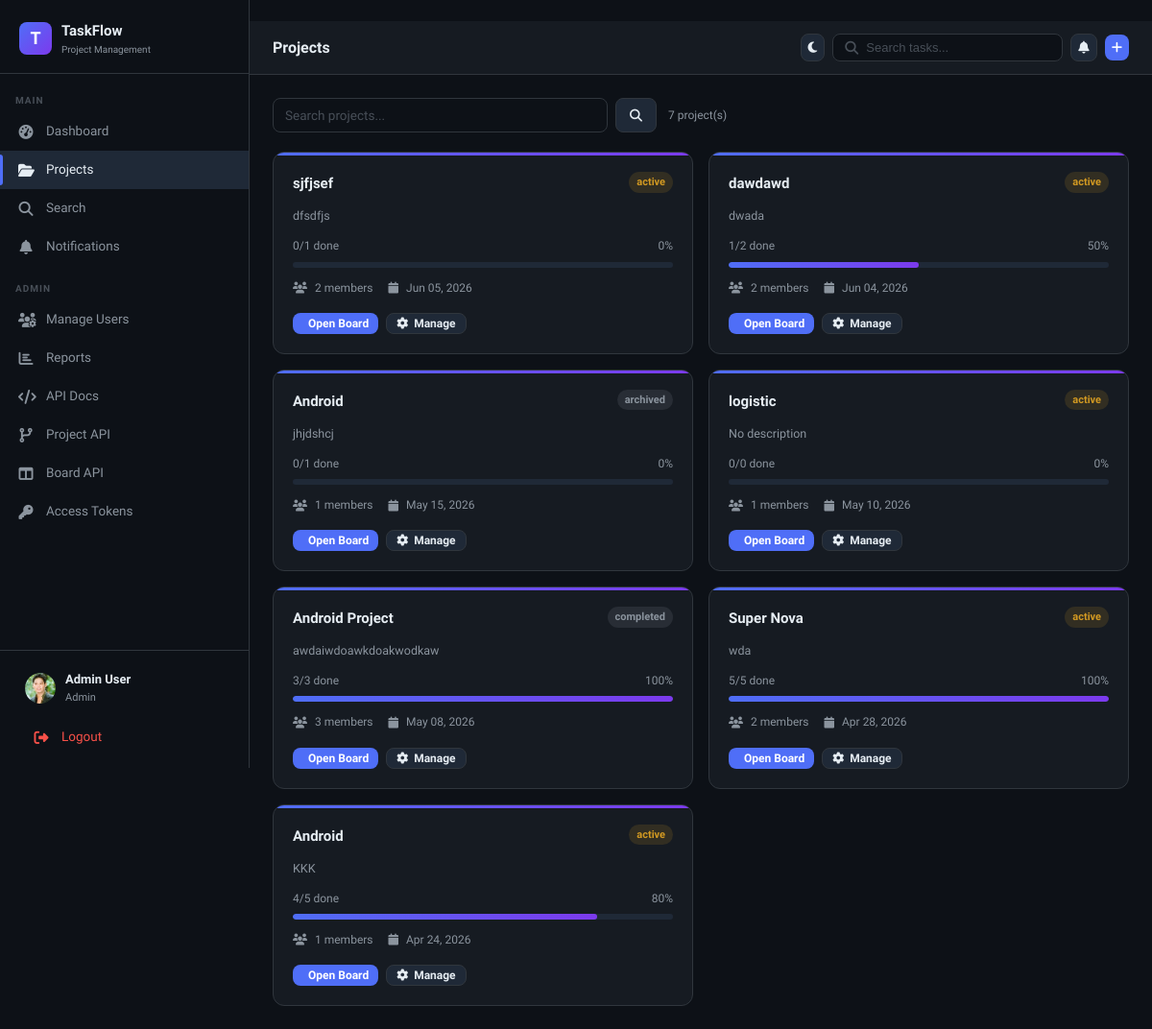
The page /projects/ (signed in) on the database its author committed.
### core/models.py (models this page shows, shortened)
class User(AbstractUser):
    ROLE_CHOICES = [("admin", "Admin"), ("member", "Member")]
    role = models.CharField(max_length=10, choices=ROLE_CHOICES, default="member")
    avatar = models.ImageField(upload_to="avatars/", blank=True, null=True)
    is_active = models.BooleanField(default=True)
    @property
    def is_admin(self):
        return self.role == "admin"

class Project(models.Model):
    STATUS_CHOICES = [("active", "Active"), ("archived", "Archived")]
    owner = models.ForeignKey(
        User, on_delete=models.CASCADE, related_name="owned_projects"
    )
    name = models.CharField(max_length=150)
    description = models.TextField(blank=True)
    status = models.CharField(
        max_length=20,
        choices=[("active", "Active"), ("completed", "Completed")],
        default="active",
    )
    created_at = models.DateTimeField(auto_now_add=True)
    deadline = models.DateField(null=True, blank=True)
    updated_at = models.DateTimeField(auto_now=True)
    @property
    def total_cards(self):
        return Card.objects.filter(list__board__project=self).count()
    @property
    def done_cards(self):
        return Card.objects.filter(list__board__project=self, status="done").count()
    @property
    def progress(self):
        total = self.total_cards
        return int((self.done_cards / total) * 100) if total > 0 else 0

### core/views.py (the view, shortened to what this page needs)
# urls.py: path('projects/', views.project_list, name='projects'),
@login_required
def project_list(request):
    user = request.user
    if user.is_admin:
        projects = Project.objects.all().order_by("-created_at")
    q = request.GET.get("q", "")
    if q:
        projects = projects.filter(name__icontains=q)
    context = {
        "projects": projects,
        "q": q,
        "unread_count": user.notifications.filter(is_read=False).count(),
    }
    return render(request, "projects/list.html", context)

### templates/projects/list.html (shortened to what this page needs)
﻿{% extends 'base.html' %}
{% block page_title %}Projects{% endblock %}
{% block topbar_extra %}
<a href="{% url 'project_create' %}" class="btn btn-icon btn-primary" title="New Project" aria-label="New Project"><i class="fa-solid fa-plus"></i></a>
{% endblock %}
{% block content %}
<div style="display:flex;align-items:center;gap:12px;margin-bottom:20px">
  <form method="get" style="flex:1;max-width:400px;display:flex;gap:8px">
    <input type="text" name="q" class="form-control" placeholder="Search projects..." value="{{ q }}">
    <button type="submit" class="btn btn-secondary"><i class="fa-solid fa-search"></i></button>
  </form>
  <span class="text-muted text-small">{{ projects|length }} project(s)</span>
</div>
{% if projects %}
<div class="project-grid">
  {% for project in projects %}
  <div class="project-card" style="cursor:default;transform:none">
    <div style="display:flex;justify-content:space-between;align-items:flex-start">
      <div class="project-name">{{ project.name }}</div>
      <span class="badge {% if project.status == 'active' %}badge-doing{% else %}badge-todo{% endif %}">{{ project.status }}</span>
    </div>
    <div class="project-desc">{{ project.description|truncatechars:80|default:"No description" }}</div>
    <div>
      <div style="display:flex;justify-content:space-between;font-size:12px;color:var(--text-muted);margin-bottom:6px">
        <span>{{ project.done_cards }}/{{ project.total_cards }} done</span>
        <span>{{ project.progress }}%</span>
      </div>
      <div class="progress-bar"><div class="progress-fill" style="width:{{ project.progress }}%"></div></div>
    </div>
    <div style="display:flex;align-items:center;gap:8px;font-size:12px;color:var(--text-muted)">
      <i class="fa-solid fa-users"></i> {{ project.members.count }} members
      <i class="fa-solid fa-calendar" style="margin-left:8px"></i> {{ project.created_at|date:"M d, Y" }}
    </div>
    <div style="display:flex;gap:8px;margin-top:4px">
      {% with board=project.boards.first %}
      {% if board %}
      <a href="{% url 'board' project.id board.id %}" class="btn btn-primary btn-sm">
         Open Board
      </a>
      {% endif %}
      {% endwith %}
      <a href="{% url 'project_detail' project.id %}" class="btn btn-secondary btn-sm">
        <i class="fa-solid fa-gear"></i> Manage
      </a>
    </div>
  </div>
  {% endfor %}
</div>
{% endif %}
{% endblock %}

### templates/base.html (shortened to what this page needs)
﻿{% load static %}
<!doctype html>
<html lang="en">
  <head>
    <link rel="stylesheet" href="{% static 'css/main.css' %}" />
    <link rel="stylesheet" href="https://cdnjs.cloudflare.com/ajax/libs/font-awesome/6.5.0/css/all.min.css" />
  </head>
  <body class="{% block body_class %}{% endblock %}">
    <aside class="sidebar" id="sidebar">
      <div class="sidebar-logo">
        <div class="logo-icon">T</div>
        <div>
          <div class="logo-text">TaskFlow</div>
          <div class="logo-sub">Project Management</div>
        </div>
      </div>
      <nav class="sidebar-nav">
        <div class="nav-section">Main</div>
        <a href="{% url 'dashboard' %}" class="nav-link {% if request.resolver_match.url_name == 'dashboard' %}active{% endif %}">
          <span class="nav-icon"><i class="fa-solid fa-gauge-high"></i></span>
          Dashboard
        </a>
        <a href="{% url 'projects' %}" class="nav-link {% if request.resolver_match.url_name == 'projects' or request.resolver_match.url_name == 'project_create' or request.resolver_match.url_name == 'project_detail' or request.resolver_match.url_name == 'project_edit' %}active{% endif %}">
          <span class="nav-icon"><i class="fa-solid fa-folder-open"></i></span>
          Projects
        </a>
        <a href="{% url 'search' %}" class="nav-link {% if request.resolver_match.url_name == 'search' %}active{% endif %}">
          <span class="nav-icon"><i class="fa-solid fa-magnifying-glass"></i></span>
          Search
        </a>
        <a href="{% url 'notifications' %}" class="nav-link {% if request.resolver_match.url_name == 'notifications' %}active{% endif %}">
          <span class="nav-icon"><i class="fa-solid fa-bell"></i></span>
          Notifications
        </a>
        {% if user.is_admin or user.is_staff or user.is_superuser %}
        <div class="nav-section" style="margin-top: 8px">Admin</div>
        <a href="{% url 'admin_users' %}" class="nav-link {% if request.resolver_match.url_name == 'admin_users' %}active{% endif %}">
          <span class="nav-icon"><i class="fa-solid fa-users-gear"></i></span>
          Manage Users
        </a>
        <a href="{% url 'admin_reports' %}" class="nav-link {% if request.resolver_match.url_name == 'admin_reports' %}active{% endif %}">
          <span class="nav-icon"><i class="fa-solid fa-chart-bar"></i></span>
          Reports
        </a>
        <a href="{% url 'admin_api_docs' %}" class="nav-link {% if request.resolver_match.url_name == 'admin_api_docs' %}active{% endif %}">
          <span class="nav-icon"><i class="fa-solid fa-code"></i></span>
          API Docs
        </a>
        <a href="{% url 'admin_project_api' %}" class="nav-link {% if request.resolver_match.url_name == 'project_api_crud' or request.resolver_match.url_name == 'admin_project_api' %}active{% endif %}">
          <span class="nav-icon"><i class="fa-solid fa-code-branch"></i></span>
          Project API
        </a>
        <a href="{% url 'admin_board_api' %}" class="nav-link {% if request.resolver_match.url_name == 'board_api_crud' or request.resolver_match.url_name == 'admin_board_api' %}active{% endif %}">
          <span class="nav-icon"><i class="fa-solid fa-columns"></i></span>
          Board API
        </a>
        <a href="{% url 'admin_access_tokens' %}" class="nav-link {% if request.resolver_match.url_name == 'admin_access_tokens' %}active{% endif %}">
          <span class="nav-icon"><i class="fa-solid fa-key"></i></span>
          Access Tokens
        </a>
        {% endif %}
      </nav>
      <div class="sidebar-footer">
        <a href="{% url 'profile' %}" class="user-card">
          <div class="user-avatar">
            {% if user.avatar %}<img src="{{ user.avatar.url }}" alt="" />
            {% else %}{{ user.username|first|upper }}{% endif %}
          </div>
          <div class="user-info">
            <div class="user-name">{{ user.get_full_name|default:user.username }}</div>
            <div class="user-role">{{ user.role }}</div>
          </div>
        </a>
        <a href="{% url 'logout' %}" class="nav-link" style="margin-top: 4px; color: var(--red)">
          <span class="nav-icon"><i class="fa-solid fa-right-from-bracket"></i></span>
          Logout
        </a>
      </div>
    </aside>
    <div class="main-content">
      <div class="topbar">
        <div class="topbar-title">{% block page_title %}{% endblock %}</div>
        <div class="topbar-actions">
          <button id="themeToggle" class="btn btn-icon btn-secondary" type="button">
            <i class="fa-solid fa-moon" id="themeIcon"></i>
          </button>
          <form action="{% url 'search' %}" method="get" class="search-bar" aria-label="Search" onclick="if (window.innerWidth <= 768) this.submit()">
            <i class="fa-solid fa-magnifying-glass" style="color: var(--text-faint)"></i>
            <input type="text" name="q" placeholder="Search tasks..." value="{{ request.GET.q }}" />
          </form>
          <a href="{% url 'notifications' %}" class="btn btn-icon btn-secondary" style="position: relative">
            <i class="fa-solid fa-bell"></i>
          </a>
          {% block topbar_extra %}{% endblock %}
        </div>
      </div>
      <div class="page-content">
        {% block content %}{% endblock %}
      </div>
    </div>
  </body>
</html>

### rows shown on the page
User: avatar (picture), get_full_name "Admin User", role "Admin"
Project: name "sjfjsef", status "active", description "dfsdfjs", done_cards "0", total_cards "1", progress "0", members.count "2", created_at "Jun 05, 2026"
Project: name "dawdawd", status "active", description "dwada", done_cards "1", total_cards "2", progress "50", members.count "2", created_at "Jun 04, 2026"
Project: name "Android", status "archived", description "jhjdshcj", done_cards "0", total_cards "1", progress "0", members.count "1", created_at "May 15, 2026"
Project: name "logistic", status "active", description "No description", done_cards "0", total_cards "0", progress "0", members.count "1", created_at "May 10, 2026"
Project: name "Android Project", status "completed", description "awdaiwdoawkdoakwodkaw", done_cards "3", total_cards "3", progress "100", members.count "3", created_at "May 08, 2026"
Project: name "Super Nova", status "active", description "wda", done_cards "5", total_cards "5", progress "100", members.count "2", created_at "Apr 28, 2026"
Project: name "Android", status "active", description "KKK", done_cards "4", total_cards "5", progress "80", members.count "1", created_at "Apr 24, 2026"

### other values the page prints
{{ projects|length }} "7"
